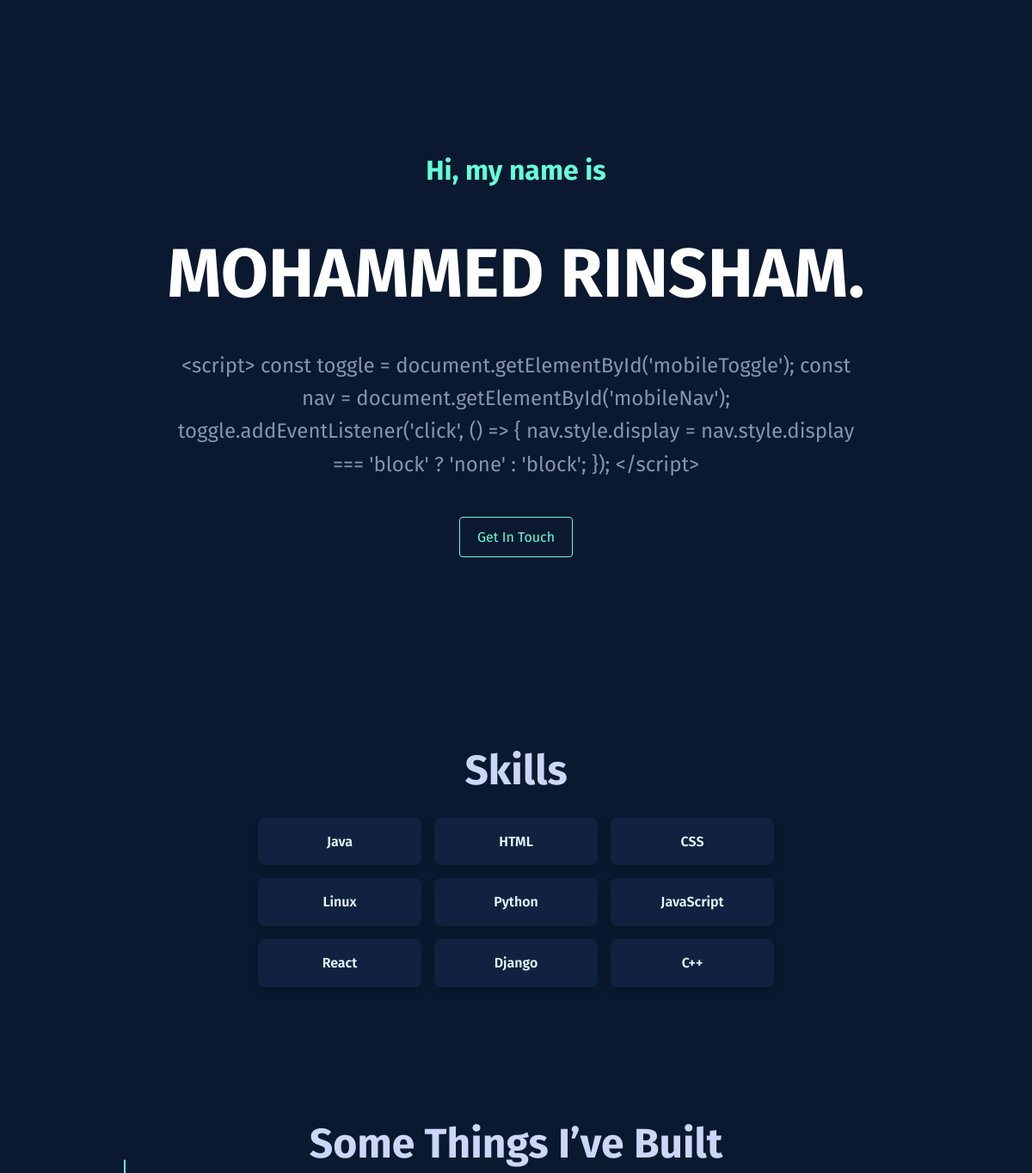
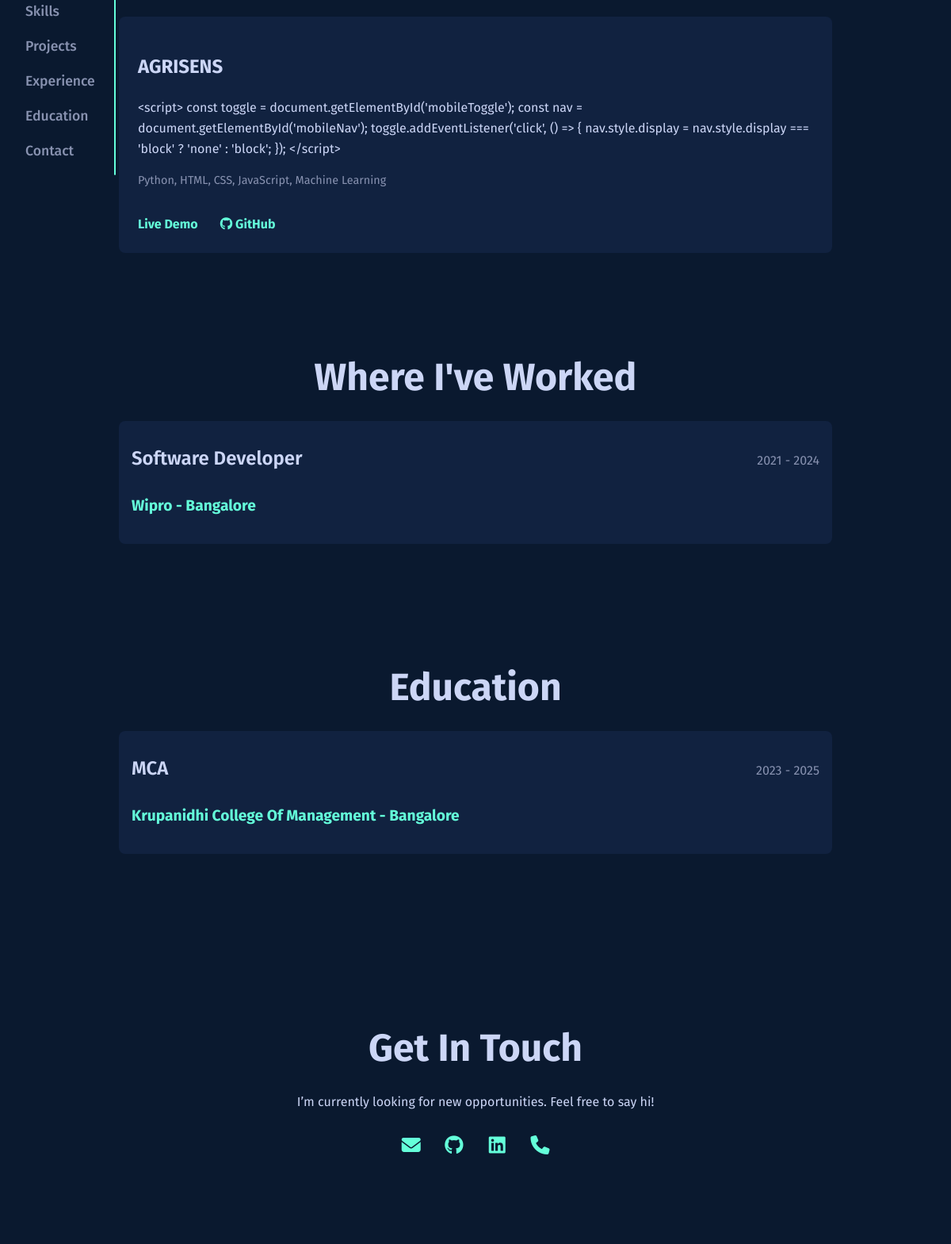
The page /portfolio/mohammed-rinsham-7b0bec/ on the database its author committed (2 pictures, top to bottom).
### builder/models.py (models this page shows, shortened)
class Portfolio(models.Model):
    slug = models.SlugField(unique=True, blank=True)
    name = models.CharField(max_length=100)
    title = models.CharField(max_length=100, blank=True)
    bio = models.TextField(blank=True)
    email = models.EmailField()
    phone = models.CharField(max_length=20, blank=True)
    github = models.URLField(blank=True)
    linkedin = models.URLField(blank=True)
    skills = models.TextField(blank=True)  # Comma-separated skills

class Project(models.Model):
    portfolio = models.ForeignKey(Portfolio, on_delete=models.CASCADE, related_name='projects')
    title = models.CharField(max_length=100)
    description = models.TextField(blank=True)
    stack = models.CharField(max_length=200, blank=True)
    link = models.URLField(blank=True)
    github = models.URLField(blank=True)

class Experience(models.Model):
    portfolio = models.ForeignKey(Portfolio, on_delete=models.CASCADE, related_name='experiences')
    job_title = models.CharField(max_length=100)
    company_name = models.CharField(max_length=100)
    job_desc = models.TextField(blank=True)
    duration = models.CharField(max_length=100, blank=True)
    location = models.CharField(max_length=100, blank=True)

class Education(models.Model):
    portfolio = models.ForeignKey(Portfolio, on_delete=models.CASCADE, related_name='educations')
    degree = models.CharField(max_length=100)
    school = models.CharField(max_length=100)
    edu_desc = models.TextField(blank=True)
    edu_duration = models.CharField(max_length=100, blank=True)
    edu_location = models.CharField(max_length=100, blank=True)

### builder/views.py (the view)
# urls.py: path('portfolio/<slug:slug>/', views.view_portfolio, name='view_portfolio'),
def view_portfolio(request, slug):
    portfolio = get_object_or_404(Portfolio, slug=slug)
    project_data = []
    for project in portfolio.projects.all():
        project_data.append({
            'title': project.title,
            'description': project.description,
            'stack': project.stack,
            'link': project.link if project.link.startswith('http') else 'https://rinsham10.github.io/AgriSens/',
            'github': project.github if project.github.startswith('http') else ''
        })
    return render(request, 'template1.html', {
        'name': portfolio.name,
        'title': portfolio.title,
        'bio': portfolio.bio,
        'skills': [s.strip() for s in portfolio.skills.split(',')],
        'github': portfolio.github,
        'linkedin': portfolio.linkedin,
        'email': portfolio.email,
        'phone': portfolio.phone,
        'project_data': project_data,  # Adjusted to ensure full URL
        'experience': portfolio.experiences.all(),
        'education': portfolio.educations.all(),
    })

### builder/templates/template1.html (shortened to what this page needs)
{% load static %}
<!DOCTYPE html>
<html lang="en">
<head>
  <link rel="stylesheet" href="{% static 'css/template1.css' %}">
<link href="https://cdn.jsdelivr.net/npm/aos@2.3.4/dist/aos.css" rel="stylesheet">
<link rel="stylesheet" href="https://cdnjs.cloudflare.com/ajax/libs/font-awesome/6.5.0/css/all.min.css">
</head>
<body>
<nav class="side-nav">
  <ul>
    {% if skills %}
    <li><a href="#about">Skills</a></li>
    {% endif %}
    {% if project_data %}
      <li><a href="#projects">Projects</a></li>
    {% endif %}
    {% if experience %}
      <li><a href="#experience">Experience</a></li>
    {% endif %}
    {% if education %}
      <li><a href="#education">Education</a></li>
    {% endif %}
    <li><a href="#contact">Contact</a></li>
  </ul>
</nav>
  <header class="hero" data-aos="fade-up">
  <h1 class="intro">Hi, my name is</h1>
  <h2 class="name">{{ name }}.</h2>
  {% if bio %}
    <p class="subtitle">{{ bio }}</p><br>
  {% endif %}
  <a href="#contact" class="cta-button">Get In Touch</a>
</header>
  <main>
    {% if skills %}
    <section class="about" id="about">
      <h3 class="section-title">Skills</h3>
      <div class="about-content">
        <ul class="skills-grid">
          {% for skill in skills %}
            <li>{{ skill }}</li>
          {% endfor %}
        </ul>
      </div>
      <br><br><br>
    </section>
    {% endif %}
    {% if project_data %}
    <section class="projects" id="projects">
      <h3 class="section-title">Some Things I’ve Built</h3>
      <div class="project-cards">
        {% for project in project_data %}
          <div class="project-card">
            <h2>{{ project.title }}</h2>
            {% if project.description %}
              <p>{{ project.description }}</p>
            {% else %}
              <p class="no-description">No description available</p>
            {% endif %}
            {% if project.stack %}
              <p class="tech-stack">{{ project.stack }}</p>
            {% endif %}
            {% if project.link %}
              <a href="{{ project.link }}" target="_blank" class="project-link">Live Demo</a>
            {% endif %}
            {% if project.github %}
              <a href="{{ project.github }}" target="_blank" class="project-link github-link">
                <i class="fab fa-github"></i> GitHub
              </a>
            {% endif %}
          </div>
        {% endfor %}
      </div>
      <br><br>
    </section>
  {% endif %}
    {% if experience %}
<section class="experience" id="experience">
  <h3 class="section-title">Where I've Worked</h3>
  <div class="experience-list">
    {% for exp in experience %}
    <div class="experience-item">
      <div class="exp-header">
        <h2 class="job-title">{{ exp.job_title }}</h2>
        <h4 class="duration">{{ exp.duration }}</h4>
      </div>
      <h3 class="company">{{ exp.company_name }} - {{ exp.location }}</h3>
    </div>
    {% endfor %}
  </div>
  <br><br>
</section>
{% endif %}
{% if education %}
<section class="education" id="education">
  <h3 class="section-title">Education</h3>
  <div class="education-list">
    {% for edu in education %}
    <div class="education-item">
      <div class="edu-header">
        <h2 class="degree">{{ edu.degree }}</h2>
        <h4 class="duration">{{ edu.edu_duration }}</h4>
      </div>
      <h3 class="school">{{ edu.school }} - {{ edu.edu_location }}</h3>
    </div>
    {% endfor %}
  </div>
  <br>
</section>
{% endif %}
  </main>
  <footer id="contact">
    <h3 class="section-title">Get In Touch</h3>
    <p>I’m currently looking for new opportunities. Feel free to say hi!</p>
    <div class="contact-info flex justify-center gap-6 text-2xl mt-4 text-[#3F1A2B]">
      {% if email %}
        <a href="mailto:{{ email }}" class="hover:text-[#B2183A]" title="Email">
          <i class="fas fa-envelope"></i>
        </a>
      {% endif %}
      {% if github %}
        <a href="{{ github }}" target="_blank" class="hover:text-[#B2183A]" title="GitHub">
          <i class="fab fa-github"></i>
        </a>
      {% endif %}
      {% if linkedin %}
        <a href="{{ linkedin }}" target="_blank" class="hover:text-[#B2183A]" title="LinkedIn">
          <i class="fab fa-linkedin"></i>
        </a>
      {% endif %}
      {% if phone %}
        <a href="tel:{{ phone }}" class="hover:text-[#B2183A]" title="Phone">
          <i class="fas fa-phone"></i>
        </a>
      {% endif %}
    </div>
  </footer>
</body>
</html>

### builder/static/css/template1.css (style rules this page uses)
body { background-color: #0a192f; color: #ccd6f6; font-family: 'Fira Sans', sans-serif; margin: 0; padding: 0; line-height: 1.6; }
a { color: #64ffda; text-decoration: none; }
.section-title { font-size: 3rem; color: #ccd6f6; margin-bottom: 1rem; text-align: center; }
.hero { display: flex; flex-direction: column; justify-content: center; align-items: center; min-height: 100vh; text-align: center; padding: 0 2rem; }
.subtitle { max-width: 800px; color: #8892b0; margin: 1rem 0 1rem; font-size: 1.5rem; line-height: 1.6; word-wrap: break-word; word-break: break-word; }
.intro { color: #64ffda; font-size: 2rem; }
.name { font-size: 5rem; font-weight: bold; color: #ffffff; margin: 0.5rem 0; }
.cta-button { padding: 10px 20px; border: 1px solid #64ffda; border-radius: 4px; color: #64ffda; background: transparent; transition: all 0.3s ease; font-size: 1rem; }
.about, .projects, .experience, .education, .contact { padding: 10px 2rem; max-width: 900px; margin: 0 auto; }
.skills-grid { display: grid; grid-template-columns: repeat(auto-fit, minmax(140px, 1fr)); gap: 15px; list-style: none; padding: 0; margin: 0 auto; max-width: 600px; }
.skills-grid li { background: linear-gradient(1deg, #112240, #112240); backdrop-filter: blur(6px); padding: 12px 18px; border-radius: 8px; font-size: 1rem; font-weight: 600; color: #e0f7fa; text-align: center; box-shadow: 0 4px 10px rgba(0, 0, 0, 0.15); cursor: pointer; border: 3px solid transparent; transition: border 0.3s ease, transform 0.3s ease; animation: popIn 0.5s ease forwards; }
.project-cards { display: grid; grid-template-columns: repeat(auto-fit, minmax(300px, 1fr)); gap: 2rem; }
.project-card { background-color: #112240; padding: 1.5rem; border-radius: 8px; transition: transform 0.3s ease; }
.project-link { display: inline-block; margin-top: 1rem; margin-right: 1.5rem; color: #64ffda; font-weight: bold; }
.tech-stack { font-size: 0.9rem; color: #8892b0; margin-top: 0.5rem; }
footer { padding: 100px 2rem; text-align: center; background-color: #0a192f; }
.experience-item, .education-item { background: #112240; padding: 1rem; border-radius: 8px; margin-bottom: 1.5rem; transition: transform 0.3s ease; }
.side-nav { position: fixed; top: 50%; left: 2rem; transform: translateY(-50%); display: flex; flex-direction: column; padding-right: 1.5rem; border-right: 2px solid #64ffda; z-index: 999; }
.side-nav ul { list-style: none; padding: 0; margin: 0; }
.side-nav li { margin: 1rem 0; }
.side-nav a { color: #8892b0; text-decoration: none; font-size: 1.1rem; font-weight: 500; transition: color 0.3s; }
.contact-info a { display: inline-flex; align-items: center; justify-content: center; width: 50px; height: 50px; color: #64ffda; border-radius: 50%; transition: color 0.3s ease, transform 0.3s ease; font-size: 24px; }
.exp-header, .edu-header { display: flex; justify-content: space-between; align-items: baseline; flex-wrap: wrap; margin-bottom: 0.5rem; }
.job-title, .degree { font-size: 1.5rem; color: #ccd6f6; font-weight: 600; margin: 0; }
.duration { font-size: 1rem; color: #8892b0; font-weight: 400; margin-left: auto; }
.company, .school { font-size: 1.2rem; color: #64ffda; margin: 0.25rem 0; }

### builder/templates/template1.html (style rules this page uses)
html { scroll-behavior: smooth; }

### rows shown on the page
Portfolio: name "MOHAMMED RINSHAM", bio "<script> const toggle = document.getElementById('mobileToggle'); const nav = document.getElementById('mobileNav'); toggle.addEventListener('click', () => { nav.style.display = nav.style.display === 'block' ? 'none' : 'block'; }); </script>"
Project: title "AGRISENS", description "<script> const toggle = document.getElementById('mobileToggle'); const nav = document.getElementById('mobileNav'); toggle.addEventListener('click', () => { nav.style.display = nav.style.display === 'block' ? 'none' : 'block'; }); </script>", stack "Python, HTML, CSS, JavaScript, Machine Learning"
Experience: job_title "Software Developer", duration "2021 - 2024", company_name "Wipro", location "Bangalore"
Education: degree "MCA", edu_duration "2023 - 2025", school "Krupanidhi College Of Management", edu_location "Bangalore"

### other values the page prints
{{ skill }} "Java" "HTML" "CSS" "Linux" "Python" "JavaScript" "React" "Django" "C++"
